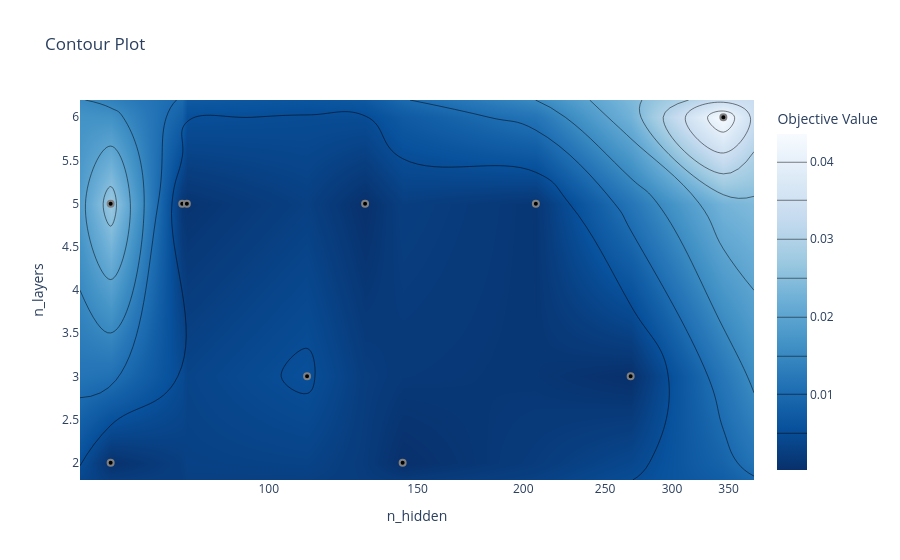

The cell this chart's notebook holds for it:
### Code cell
fig = optuna.visualization.plot_contour(study, params=['n_hidden', 'n_layers'])
fig.show()

### Figure 1 — Plotly figure (JSON) as saved in the notebook; plotly's stock layout.template omitted (floating-point values rounded to 4 significant figures)
{"data": [{"colorbar": {"title": {"text": "Objective Value"}}, "colorscale": [[0, "rgb(247,251,255)"], [0.125, "rgb(222,235,247)"], [0.25, "rgb(198,219,239)"], [0.375, "rgb(158,202,225)"], [0.5, "rgb(107,174,214)"], [0.625, "rgb(66,146,198)"], [0.75, "rgb(33,113,181)"], [0.875, "rgb(8,81,156)"], [1, "rgb(8,48,107)"]], "connectgaps": true, "contours": {"coloring": "heatmap"}, "hoverinfo": "none", "line": {"smoothing": 1.3}, "reversescale": true, "type": "contour", "x": [59.8, 65, 79, 80, 111, 130, 144, 207, 268, 345, 375.0], "y": [1.8, 2, 3, 5, 6, 6.2], "z": [[null, null, null, null, null, null, null, null, null, null, null], [null, 0.000474, null, null, null, null, 0.0003322, null, null, null, null], [null, null, null, null, 0.005409, null, null, null, 0.000261, null, null], [null, 0.02711, 0.00129, 0.000925, null, 0.0003985, null, 0.001283, null, null, null], [null, null, null, null, null, null, null, null, null, 0.04356, null], [null, null, null, null, null, null, null, null, null, null, null]]}, {"marker": {"color": "black", "line": {"color": "Gray", "width": 2}}, "mode": "markers", "name": "Feasible Trial", "showlegend": false, "type": "scatter", "x": [79, 80, 268, 207, 111, 65, 345, 65, 130, 144], "y": [5, 5, 3, 5, 3, 5, 6, 2, 5, 2]}, {"marker": {"color": "#cccccc", "line": {"color": "Gray", "width": 2}}, "mode": "markers", "name": "Infeasible Trial", "showlegend": false, "type": "scatter", "x": [], "y": []}], "layout": {"title": {"text": "Contour Plot"}, "xaxis": {"range": [1.777, 2.574], "title": {"text": "n_hidden"}, "type": "log"}, "yaxis": {"range": [1.8, 6.2], "title": {"text": "n_layers"}}}}
